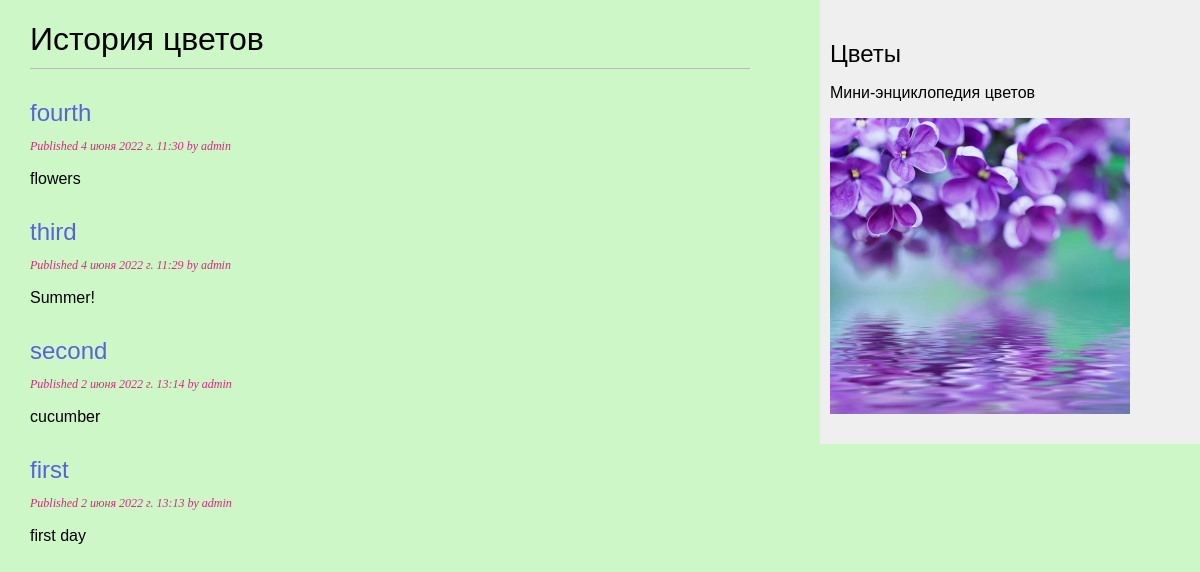
/blog/, run on an earlier commit of the app's database.
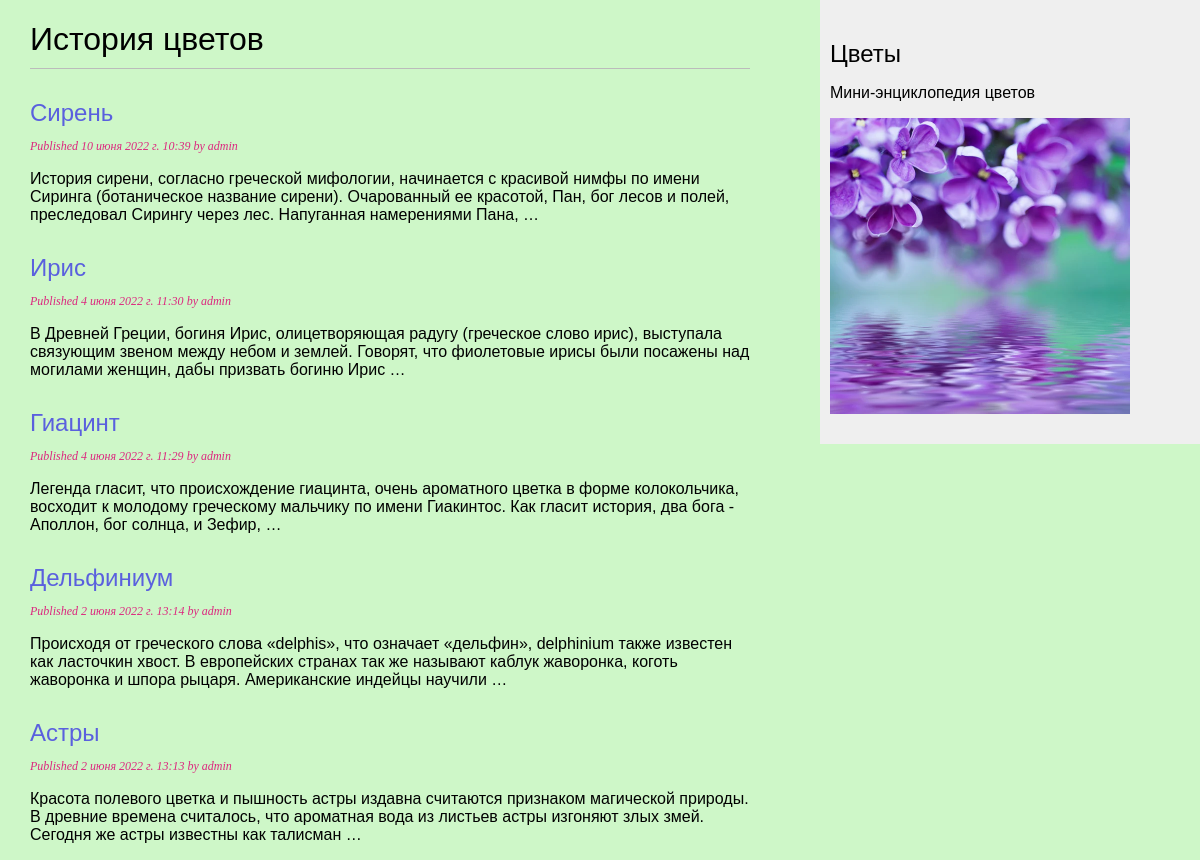
And on a later commit of the database.
### blog/models.py (models this page shows, shortened)
class Post(models.Model):
    class Status(models.TextChoices):
        DRAFT = 'DF', 'Draft'
        PUBLISHED = 'PB', 'Published'
    title = models.CharField(max_length=250)
    slug = models.SlugField(max_length=250)
    author = models.ForeignKey(User,
                               on_delete=models.CASCADE,
                               related_name='blog_posts')
    body = models.TextField()
    publish = models.DateTimeField(default=timezone.now)
    created = models.DateTimeField(auto_now_add=True)
    updated = models.DateTimeField(auto_now=True)
    status = models.CharField(max_length=2,
                              choices=Status.choices,
                              default=Status.DRAFT)
    objects = models.Manager() # The default manager.
    published = PublishedManager() # Our custom manager.
    class Meta:
        ordering = ['-publish']
        indexes = [
            models.Index(fields=['-publish']),
        ]

### blog/views.py (the view)
# urls.py: path('', views.post_list, name='post_list'),
def post_list(request):
    posts = Post.published.all()
    return render(request,
                 'blog/post/list.html',
                 {'posts': posts})

### blog/models.py (called while the page is built)
    def get_queryset(self):
        return super().get_queryset()\
                      .filter(status=Post.Status.PUBLISHED)

### blog/templates/blog/post/list.html (shortened to what this page needs)
{% extends "blog/base.html" %}
{% block content %}
  <h1>История цветов</h1>
  {% for post in posts %}
    <h2>
      <a href="{% url 'blog:post_detail' post.id %}">
        {{ post.title }}
      </a>
    </h2>
    <p class="date">
      Published {{ post.publish }} by {{ post.author }}
    </p>
    {{ post.body|truncatewords:30|linebreaks }}
  {% endfor %}
{% endblock %}

### blog/templates/blog/base.html (shortened to what this page needs)
{% load static %}
<!DOCTYPE html>
<html>
<head>
  <link href="{% static "css/blog.css" %}" rel="stylesheet">
</head>
<body>
  <div id="content">
    {% block content %}
    {% endblock %}
  </div>
  <div id="sidebar">
    <h2>Цветы</h2>
    <p>Мини-энциклопедия цветов</p>
	<link href="{% static "img/fl.jpg" %}" rel="stylesheet">
	<p><img src="static/img/fl.jpg" width="300" alt = "сирень"></p>
  </div>
</body>
</html>

### blog/static/css/blog.css (style rules this page uses)
body { margin:0; padding:0; font-family:helvetica, sans-serif; background-color:#6ce85954 }
a { color:#00abff; text-decoration:none; }
h1 { font-weight:normal; border-bottom:1px solid #bbb; padding:0 0 10px 0; }
h2 { font-weight:normal; margin:30px 0 0; }
h2 a { color:#4443e2d6 }
#content { float:left; width:60%; padding:0 0 0 30px; }
#sidebar { float:right; width:30%; padding:10px; background:#efefef; height:100%; }
p.date { color:#dc287f; font-family: georgia, serif; font-size: 12px; font-style: italic; }

What changed in the data, as far as the page shows it:
added Post: title "Сирень", publish "10 июня 2022 г. 10:39", author "admin", body "История сирени, согласно греческой мифологии, начинается с красивой нимфы по имени Сиринга (ботаническое название сирени). Очарованный ее красотой, Пан, бог лесов и полей, преследовал Сирингу через лес. Напуганная намерениями Пана, …"
changed Post: title "fourth" → "Ирис"; body "flowers" → "В Древней Греции, богиня Ирис, олицетворяющая радугу (греческое слово ирис), выступала связующим звеном между небом и землей. Говорят, что фиолетовые ирисы были посажены над могилами женщин, дабы призвать богиню Ирис …"
changed Post: title "third" → "Гиацинт"; body "Summer!" → "Легенда гласит, что происхождение гиацинта, очень ароматного цветка в форме колокольчика, восходит к молодому греческому мальчику по имени Гиакинтос. Как гласит история, два бога - Аполлон, бог солнца, и Зефир, …"
changed Post: title "second" → "Дельфиниум"; body "cucumber" → "Происходя от греческого слова «delphis», что означает «дельфин», delphinium также известен как ласточкин хвост. В европейских странах так же называют каблук жаворонка, коготь жаворонка и шпора рыцаря. Американские индейцы научили …"
changed Post: title "first" → "Астры"; body "first day" → "Красота полевого цветка и пышность астры издавна считаются признаком магической природы. В древние времена считалось, что ароматная вода из листьев астры изгоняют злых змей. Сегодня же астры известны как талисман …"
